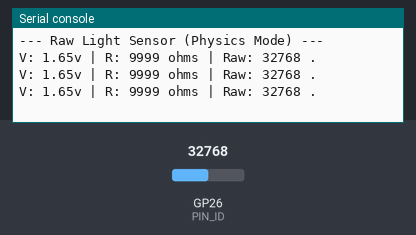
The program below on a simulated Raspberry Pi Pico running MicroPython. On the bench: the last lines printed to the serial console. The test bench sets the inputs (shaded band); at power-on: GP26 (PIN_ID) = 32768 (analog values on the 0–65535 scale).

Above: at 1.2 s.
1.3 s: GP26 (PIN_ID) set to 19660
At 1.8 s:
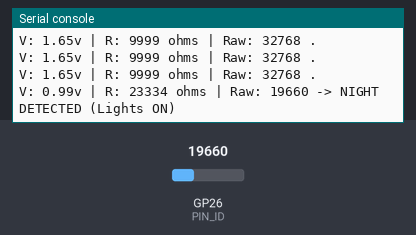
3.0 s: GP26 (PIN_ID) set to 0
At 3.4 s:
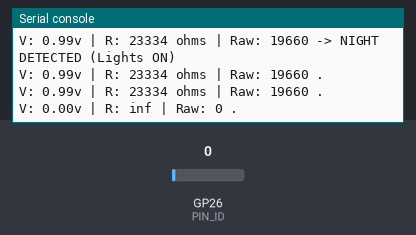
4.5 s: GP26 (PIN_ID) set to 40655
At 4.9 s:
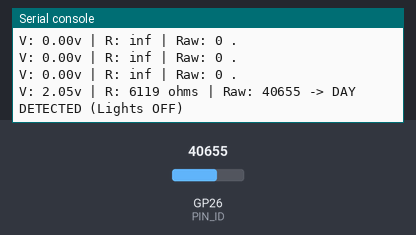
6.0 s: GP26 (PIN_ID) set to 0
At 6.4 s:
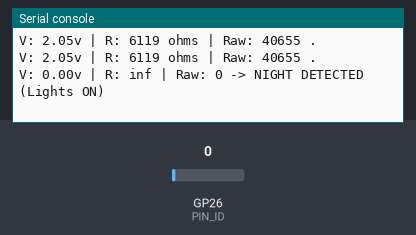
Timing chart, 0 to 8.5 s (numbered marks = the images above; inputs shaded):
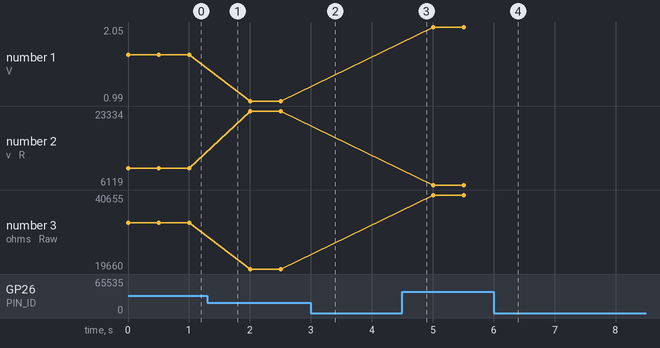

Measured:
- after the input at 1.3 s, the serial console: prints a new line after 0.20 s (image 1)
- after the input at 3.0 s, the serial console: prints a new line at once (image 2)
- after the input at 4.5 s, the serial console: prints a new line at once (image 3)
- after the input at 6.0 s, the serial console: prints a new line at once (image 4)
- plotted number 1: 1.65 → 0.99 after the input at 1.3 s, 0.99 → 2.05 after the input at 4.5 s
- plotted number 2: 9999 → 23334 after the input at 1.3 s, 23334 → 6119 after the input at 4.5 s
- plotted number 3: 32768 → 19660 after the input at 1.3 s, 19660 → 40655 after the input at 4.5 s

The program:

02_photoresistor_raw.py
```python
"""
LESSON: The Physics of Light (Voltage Divider)
----------------------------------------------
Modules hide the truth. Today we build a sensor from scratch.

A Photoresistor (LDR) changes resistance based on light.
But a Microcontroller can only read Voltage, not Resistance.
Solution: The Voltage Divider.

CIRCUIT:
3.3V ---[ LDR ]---(Pin 26)---[ 10k Resistor ]--- GND

THEORY:
V_out = V_in * (R_bottom / (R_top + R_bottom))
Light Level ↑  =>  LDR Resistance ↓  =>  Voltage at Pin 26 ↑

ENGINEERING LOGIC: Hysteresis
We use a "Schmidt Trigger" logic to prevent flickering at twilight.
"""

import machine
import time

# --- CONFIGURATION ---
PIN_ID = 26       # ADC0 is usually Pin 26
adc = machine.ADC(PIN_ID)

# Hysteresis Thresholds (0-65535)
# Darker < 20000 < Deadband < 40000 < Brighter
THRESH_DARK = 20000
THRESH_BRIGHT = 40000

# State Variable
is_light_on = False

print("--- Raw Light Sensor (Physics Mode) ---")

while True:
    # 1. Read Raw Physics
    raw_value = adc.read_u16()

    # 2. Convert to meaningful units (Voltage)
    voltage = raw_value * (3.3 / 65535)

    # 3. Calculate Resistance (Optional, for nerds)
    # R_ldr = R_fixed * (V_in - V_out) / V_out
    try:
        r_ldr = 10000 * (3.3 - voltage) / voltage
        print(f"V: {voltage:.2f}v | R: {int(r_ldr)} ohms | Raw: {raw_value}", end="")
    except ZeroDivisionError:
        print(f"V: {voltage:.2f}v | R: inf | Raw: {raw_value}", end="")

    # 4. Engineering Logic: Software Hysteresis
    # Only change state if we cross the thresholds
    if raw_value < THRESH_DARK and not is_light_on:
        print(" -> NIGHT DETECTED (Lights ON)")
        is_light_on = True
    elif raw_value > THRESH_BRIGHT and is_light_on:
        print(" -> DAY DETECTED (Lights OFF)")
        is_light_on = False
    else:
        # In the "Deadband" zone - do nothing (Stability)
        print(" .")

    time.sleep(0.5)
```
